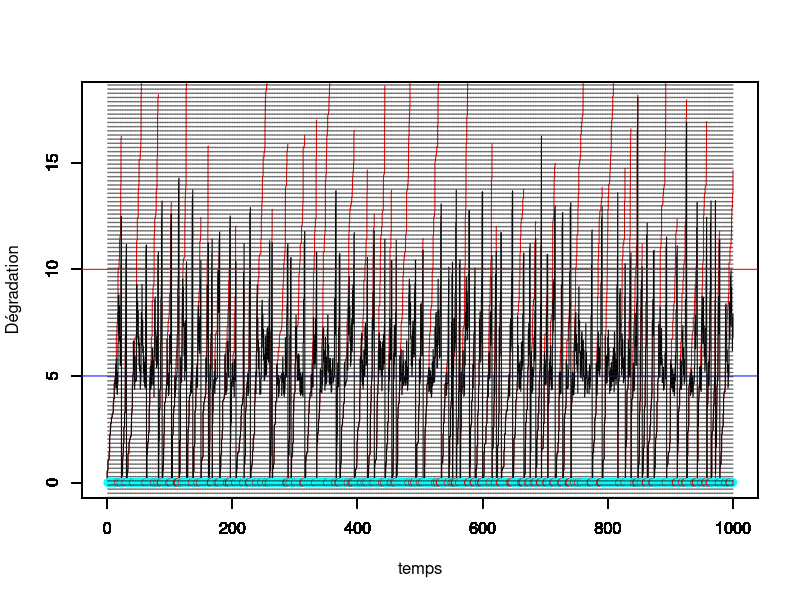
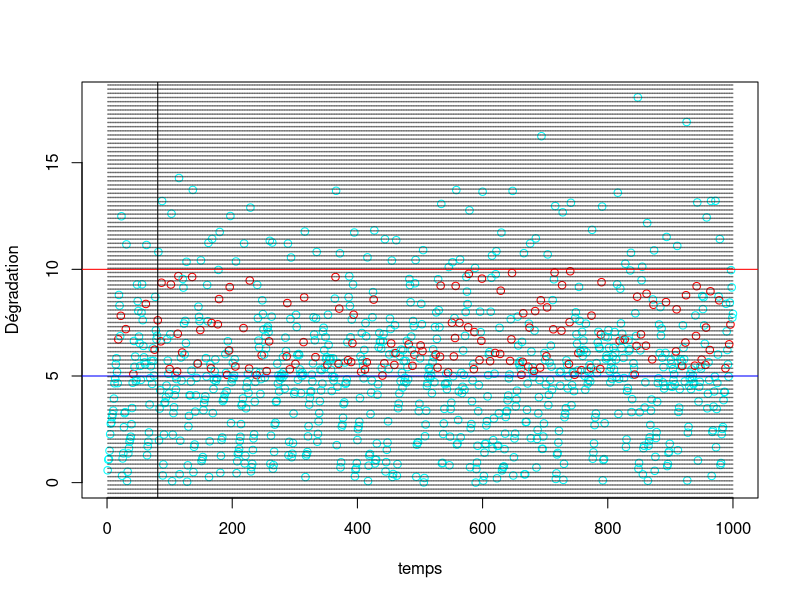
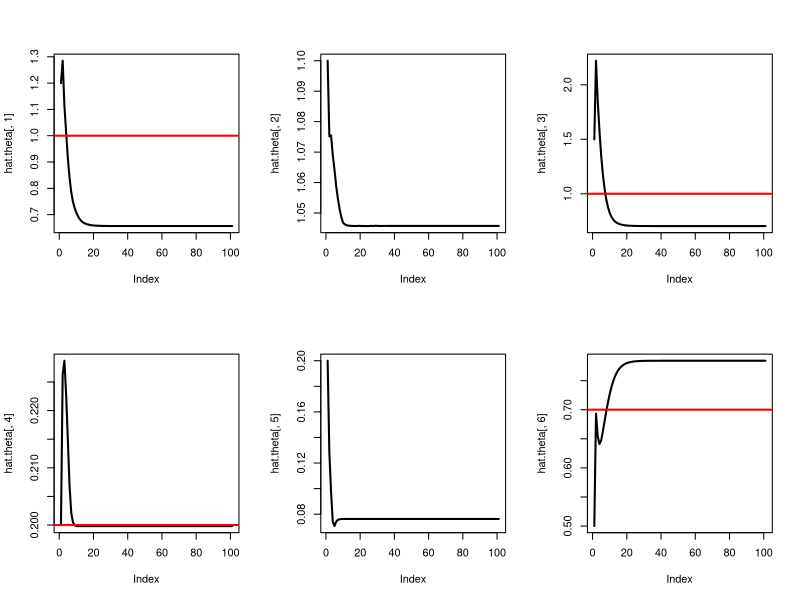

R code for these plots, in order:
#### Programme de simulation lorsqu'on observe uniquement la dégradation juste avant l'inspection
#### avec deux effets de la maintenance :
#### ARD inf avec rho in [0,1] avec proba p
#### ARD inf avec rho' pour les réparations néfastes avec proba 1-p



rm(list=ls())
library(ggplot2)
library(tidyverse)

tau <- 1 # intervalle inter-inspection
rho <- 0.2 # parametre ARDinf pour les maintenances efficaces avec proba p
rho_w <- 0.3 # parametre ARDinf pour les maintenances néfastes avec proba 1-p
p <- 0.7 # proba que la maintenance préventive soit efficace


L <- 5 # seuil pour MP
M <- 10 # seuil pout MC
tps.final <- 1000 # fenêtre d'observation du processus

id.newcycle <- FALSE # Initialisation du nb de cycle de renouvellement

#set.seed(123)
# Simulation d'un processus gamma jusqu'au temps final
pas = 0.01 # pas de temps pour simuler le processus

alpha = 1 # paramètre de forme de Gamma a = alpha (t)^beta
beta = 1 # paramètre de forme  de Gamma
b=1   # paramètre d'échelle du Gamma
temps = seq(from = 0,to = tps.final,by = pas)

theta <-c(alpha,beta,b,rho,rho_w,p)


n=length(temps)

nb.inspections<- floor(tps.final/tau) # nombre d'inspections max pendant la fenêtre d'observation.

temps.insp<-temps[tau/pas*(1:nb.inspections)+1] # temps des inspections (t_i dans le papier)

obs<-numeric(nb.inspections) # données observées (pendant les inspections, à t_j^-)
vect.b<-rep(1,nb.inspections) # données non observées =1 si PM efficace, 0 si worse
Delta.P <-rep(0,nb.inspections) # Données observées = 1 si renouvellement

j<-1 # indicateur prochaine inspection
j.newcycle <- 0 # identifier le j où nouveau cycle
nb.cycles <- 1 # compteur de cycles

x=matrix(nrow=nb.inspections,ncol = n) # processus Gamma simulé, nb.lignes = nb.cycles
x[nb.cycles,1] = 0     # initialisation du processus Gamma = 0 à t=0
for(i in 2:n){
  x[nb.cycles,i] = x[nb.cycles,i-1] + rgamma(1,scale = b, shape = alpha*(temps[i]^beta-temps[i-1]^beta))
}
y=numeric(n) # processus Gamma maintenu
y.tilde=numeric(n) # processus Gamma maintenu
y[1]<-0
y.tilde[1]<-0

while (j<=nb.inspections) {
  # boucle sur un cycle de renouvellement
  if (id.newcycle){
    # on resimule un x depuis 0
    x[nb.cycles,1] = 0     # initialisation du processus Gamma = 0 à t=0
    for(i in 2:n){
      x[nb.cycles,i] = x[nb.cycles,i-1] + rgamma(1,scale = b, shape = alpha*(temps[i]^beta-temps[i-1]^beta))
    }
    id.newcycle <- FALSE
  }
  
  y.tilde[((j-1)*tau/pas+2):(j*(tau/pas)+1)]<-y[((j-1)*tau/pas+2):(j*(tau/pas)+1)]<-y[(j-1)*tau/pas+1]+ x[nb.cycles,((j-j.newcycle-1)*tau/pas+2):((j-j.newcycle)*(tau/pas)+1)]- x[nb.cycles,(j-j.newcycle-1)*tau/pas+1]
  
  obs[j]<-y[j*tau/pas+1] # état dégradation à l'inspection (t_j^-)
  
  if (obs[j] < L) {
    print("no action")
  } else {
    if (obs[j]<M) {
      u<-runif(1)
      if (u>p) vect.b[j]<-0
      ifelse(u<=p,y[j*tau/pas+1]<-(1-rho)*y[j*tau/pas+1],y[j*tau/pas+1]<-(1+rho_w)*y[j*tau/pas+1])
       # on écrase (ARD infini)
    } else {
      y[j*tau/pas+1]<-0
      id.newcycle <- TRUE
      j.newcycle <- j
      nb.cycles <- nb.cycles+1
      Delta.P[j]<-1
    }
  }
  j<-j+1
}

vect.u <- (obs<M)*(obs>L) # indicatrice u_i


#df <- data.frame(temps,x,y)
#mygraph <- ggplot(df,aes(x = temps)) +  
#  geom_line(aes(y = y), color = "darkred") +
#  geom_line(aes(y = x), color="steelblue", linetype="twodash") +
#  geom_abline(slope = 0,intercept = L,color="blue") +
#  geom_abline(slope = 0,intercept = M,color="red")


temps.cycle<-c(0,tau*which(obs>M),tps.final)
indice.temps.cycle <- c(1,tau/pas*(which(obs>M))+1,length(temps))


for (k in 1:nb.cycles){
  plot(temps[indice.temps.cycle[k]:indice.temps.cycle[k+1]],x[k,1:(indice.temps.cycle[k+1]-indice.temps.cycle[k]+1)],col="red",type="l",ylim = c(0,max(y.tilde)),xlim = c(0,tps.final),xlab="",ylab="")
  par(new=T)
}

plot(temps,y.tilde,type="l",ylim=c(0,max(y.tilde)),xlim = c(0,tps.final),ylab="",xlab="")


par(new=T)
vect.b.fact <- factor(vect.b)
mescouleurs <- rainbow(length(levels(vect.b.fact)))
plot(tau*(1:nb.inspections),numeric(length = nb.inspections),ylim=c(0,max(y.tilde)),type="p",xlim = c(0,tps.final),xlab = "temps",ylab="Dégradation",col=mescouleurs[vect.b.fact])
abline(h=L,col="blue")
abline(h=M,col="red")
abline(v=tau*(1:nb.inspections), lty =3, col = grey(0.1), lwd = 0.45)

vect.b.fact <- factor(vect.b)
mescouleurs <- rainbow(length(levels(vect.b.fact)))
plot(1:nb.inspections,obs,type="p",xlim = c(0,tps.final),xlab = "temps",ylab="Dégradation",col=mescouleurs[vect.b.fact])
abline(h=L,col="blue")
abline(h=M,col="red")
abline(v=tau*(1:nb.inspections), lty =3, col = grey(0.1), lwd = 0.45)
abline(v=81)




#abline(v = tau*(1:nb.inspection))

#####################################
############## Algo EM ##############
#####################################

# initialisation des paramètres
K<- 100

hat.theta<-matrix(nrow=K+1,ncol=6)
hat.theta[1,] <- c(1.2,1.1,1.5,0.2,0.2,0.5) # (alpha,beta,b,rho,rho^\prime,p)

# On ne définit les p.tildes[i] que lorsque u_{i-1}=1 
ind.u<-which(vect.u[1:(nb.inspections-1)]==1)

# Indice intervenant dans les sommes (i.e tel que u_{i-1}=1)
ind.i.u<-rep(0,nb.inspections)
ind.i.u[ind.u+1] <- 1

# indice i lorsque Delta_{i-1}=1
ind.Delta<-which(Delta.P==1)

ind.i.Delta<-rep(0,nb.inspections)
ind.i.Delta[ind.Delta+1] <- 1

#Définition des y_{t_{i-1}}
obs.pre<-c(0,obs[1:(nb.inspections-1)])*(1-ind.i.Delta)

temps.insp.pre <- c(0,temps.insp[1:(nb.inspections-1)])

data <- data.frame(temps.insp,temps.insp.pre,obs,obs.pre,vect.u,vect.b,ind.i.u,Delta.P,ind.i.Delta)



data1 <- filter(data,ind.i.u==1)
#data0 <- filter(data,ind.i.u==0)

delta <- hat.theta[1,1]*(data$temps.insp^hat.theta[1,2]-data$temps.insp.pre^hat.theta[1,2])



  
#p.tilde <- (hat.theta[1,6]*dgamma(obs-(1-c(0,Delta.P[1:(nb.inspections-1)]))*(1-hat.theta[1,4])^(c(0,vect.u[1:(nb.inspections-1)]))*c(0,obs[1:(nb.inspections-1)]),delta,rate=hat.theta[1,3]))/(hat.theta[1,6]*dgamma(obs-(1-c(0,Delta.P[1:(nb.inspections-1)]))*(1-hat.theta[1,4])^(c(0,vect.u[1:(nb.inspections-1)]))*c(0,obs[1:(nb.inspections-1)]),delta,rate=hat.theta[1,3])+(1-hat.theta[1,6])*dgamma(obs-(1-c(0,Delta.P[(nb.inspections-1)]))*(1+hat.theta[1,5])^(c(0,vect.u[1:(nb.inspections-1)]))*c(0,obs[1:(nb.inspections-1)]),delta,rate=hat.theta[1,3]))

# p.tilde uniquement défini lorsque u_{i-1}=1

p.tilde <- ifelse(data1$obs/data1$obs.pre<=1,1,(hat.theta[1,6]*dgamma(data$obs[ind.i.u==1]-(1-hat.theta[1,4])*data$obs.pre[ind.i.u==1],delta[ind.i.u==1],rate=hat.theta[1,3]))/(hat.theta[1,6]*dgamma(data$obs[ind.i.u==1]-(1-hat.theta[1,4])*data$obs.pre[ind.i.u==1],delta[ind.i.u==1],rate=hat.theta[1,3])+(1-hat.theta[1,6])*dgamma(data$obs[ind.i.u==1]-(1+hat.theta[1,5])*data$obs.pre[ind.i.u==1],delta[ind.i.u==1],rate=hat.theta[1,3])))



data.temp<-data.frame(data1,p.tilde)
data1.rhow<-filter(data.temp,p.tilde<1)

# Définition de la borne inf pour rho
lower.rho <- max(1-data1$obs/data1$obs.pre)

# Définition de la borne sup pour rhow en enlevant les cas où p.tilde = 1
upper.rhow <- min(data1.rhow$obs/data1.rhow$obs.pre-1)




#data1.rho<-filter(data1,comp.p.tilde>0)

# forcer les p.tilde = 1 lorsque y_i/y_{i-1}<1 !

# p.tilde[which(data1$obs/data1$obs.pre<=1)] <- 1

for (k in 2:(K+1)){
  hat.theta[k,6]<-mean(p.tilde) # mise à jour de p
  # Calcul des delta_i
  num.b<-sum(hat.theta[k-1,1]*(temps.insp^hat.theta[k-1,2]-(c(0,temps.insp[1:(nb.inspections-1)]))^hat.theta[k-1,2]))
  
  det.b.1 <- sum(data$obs[ind.i.u==0]-data$obs.pre[ind.i.u==0])
  det.b.2 <- sum(p.tilde*(data$obs[ind.i.u==1]-(1-hat.theta[k-1,4])*data$obs.pre[ind.i.u==1])+(1-p.tilde)*(data$obs[ind.i.u==1]-(1+hat.theta[k-1,5])*data$obs.pre[ind.i.u==1]))
 
  det.b<-det.b.1+det.b.2  
  hat.theta[k,3]<-num.b/det.b # mise à jour de b
  
  # Pour la mise à jour de rho et rho_w, on utilise optim car uniroot ne marche pas... 
  # En effet, plusieurs valeurs annulent la dérivée...
  
  f.rho <- Vectorize(function(x){
    y.rho <- data$obs[ind.i.u==1] - (1-x)*data$obs.pre[ind.i.u==1]
     
    logy.rho<-ifelse(y.rho<=0,-Inf,log(y.rho))
    
    return(-hat.theta[k,3]*sum(p.tilde*y.rho)+sum(p.tilde*(delta[ind.i.u==1]-1)*logy.rho))
  })
  hat.theta[k,4]<-optimize(f.rho,c(lower.rho,1),maximum = T)$maximum
  
  f.rhow <- Vectorize(function(x){
    
    y.rhow <-data1.rhow$obs - (1+x)*data1.rhow$obs.pre
    logy.rhow<-ifelse(y.rhow<=0,-Inf,log(y.rhow))
    return(-hat.theta[k,3]*sum((1-data1.rhow$p.tilde)*y.rhow)+sum((1-data1.rhow$p.tilde)*(delta[ind.i.u==1]-1)*logy.rhow))
  })
  
  
  hat.theta[k,5]<-optimize(f.rhow,c(0,upper.rhow),maximum = T)$maximum
  
  # Mise à jour de alpha et beta
  
  y.u.0 <- data$obs[ind.i.u==0]-(1-Delta.P[ind.i.u==0])*data$obs.pre[ind.i.u==0]
  y.rho  <- data$obs[ind.i.u==1]-(1-hat.theta[k,4])*data$obs.pre[ind.i.u==1]
  y.rhow <- data$obs[ind.i.u==1]-(1+hat.theta[k,5])*data$obs.pre[ind.i.u==1]
  logy.u.O <- ifelse(y.u.0<=0,-Inf,log(y.u.0))
  logy.rho<-ifelse(y.rho<=0,-Inf,log(y.rho))
  logy.rhow<-ifelse(y.rhow<=0,-Inf,log(y.rhow))
  
  
  f.ab <- function(x){
    delta.u.0 <- x[1]*(data$temps.insp[ind.i.u==0]^x[2]-data$temps.insp.pre[ind.i.u==0]^x[2])
    delta.u.1 <- x[1]*(data$temps.insp[ind.i.u==1]^x[2]-data$temps.insp.pre[ind.i.u==1]^x[2])
    delta.n   <- x[1]*(data$temps.insp^x[2]-data$temps.insp.pre^x[2]) # tous les delta_i
  
    return(sum(delta.n)*log(hat.theta[k,3])-sum(log(gamma(delta.n)))+sum((delta.u.0-1)*logy.u.O)+sum(p.tilde*(delta.u.1-1)*logy.rho+(1-p.tilde)*(delta.u.1-1)*ifelse(p.tilde==1,0,logy.rhow)))
  }
  hat.theta[k,1:2]<-optim(hat.theta[k-1,1:2],f.ab,control=list(fnscale=-1))$par
  
  
  
  # Mise à jour des delta.i
  delta <- hat.theta[k,1]*(data$temps.insp^hat.theta[k,2]-data$temps.insp.pre^hat.theta[k,2])
  
  # Mise à jour des p.tilde
  p.tilde <- ifelse(data1$obs/data1$obs.pre<=1,1,(hat.theta[k,6]*dgamma(data$obs[ind.i.u==1]-(1-hat.theta[k,4])*data$obs.pre[ind.i.u==1],delta[ind.i.u==1],rate=hat.theta[k,3]))/(hat.theta[k,6]*dgamma(data$obs[ind.i.u==1]-(1-hat.theta[k,4])*data$obs.pre[ind.i.u==1],delta[ind.i.u==1],rate=hat.theta[k,3])+(1-hat.theta[k,6])*dgamma(data$obs[ind.i.u==1]-(1+hat.theta[k,5])*data$obs.pre[ind.i.u==1],delta[ind.i.u==1],rate=hat.theta[k,3])))
  
  
  data.temp <- data.frame(data1,p.tilde)
  data1.rhow <- filter(data.temp,p.tilde<1)
  upper.rhow <- min(data1.rhow$obs/data1.rhow$obs.pre-1)
  
  
  print(paste("la valeur de alpha à l'étape ",k," est : ",hat.theta[k,1]))
  print(paste("la valeur de beta à l'étape ",k," est : ",hat.theta[k,2]))
  print(paste("la valeur de b à l'étape ",k," est : ",hat.theta[k,3]))
  print(paste("la valeur de rho à l'étape ",k," est : ",hat.theta[k,4]))
  print(paste("la valeur de rho_w à l'étape ",k," est : ",hat.theta[k,5]))
  print(paste("la valeur de p à l'étape ",k," est : ",hat.theta[k,6]))
  print("==============================================================")
}

# Identifier les p.tildes <1
ind.poor.maintenance <- which(data1$vect.b==0)

# Maintenance où yappartient à [L,M]
cbind(temps.insp[ind.u],vect.b[ind.u],1-p.tilde)

# PLOT 
par(mfrow = c(2, 3))
plot(hat.theta[, 1], type = "l", lwd = 2)
abline(h = alpha, col = "red", lwd = 2)
plot(hat.theta[, 2], type = "l", lwd = 2)
abline(h = beta, col = "red", lwd = 2)
plot(hat.theta[, 3], type = "l", lwd = 2)
abline(h = b, col = "red", lwd = 2)
plot(hat.theta[, 4], type = "l", lwd = 2)
abline(h = rho, col = "red", lwd = 2)
plot(hat.theta[, 5], type = "l", lwd = 2)
abline(h = rho_w, col = "red", lwd = 2)
plot(hat.theta[, 6], type = "l", lwd = 2)
abline(h = p, col = "red", lwd = 2)
